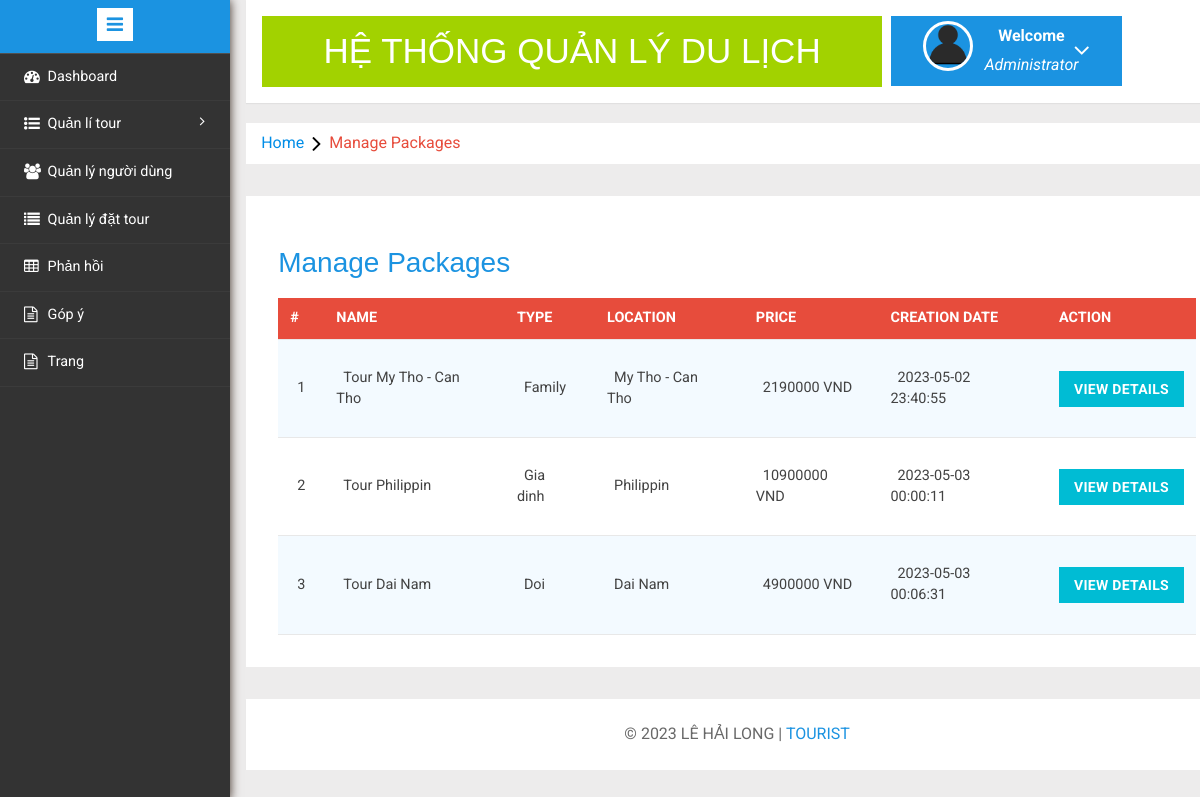
/tms/admin/manage-packages.php (signed in), run on the app's committed database.
### tables this page shows
CREATE TABLE `tbltourpackages` (
  `PackageId` int(11) NOT NULL,
  `PackageName` varchar(200) DEFAULT NULL,
  `PackageType` varchar(150) DEFAULT NULL,
  `PackageLocation` varchar(100) DEFAULT NULL,
  `PackagePrice` int(11) DEFAULT NULL,
  `PackageFetures` varchar(255) DEFAULT NULL,
  `PackageDetails` mediumtext DEFAULT NULL,
  `PackageImage` varchar(100) DEFAULT NULL,
  `Creationdate` timestamp NULL DEFAULT current_timestamp(),
  `UpdationDate` timestamp NULL DEFAULT NULL ON UPDATE current_timestamp()
);

### tms/admin/manage-packages.php (the view, shortened to what this page needs)
<?php
include('includes/config.php');
if(strlen($_SESSION['alogin'])==0)
	{
header('location:index.php');
}
else{
	?>
<!DOCTYPE HTML>
<html>
<head>
<link href="css/bootstrap.min.css" rel='stylesheet' type='text/css' />
<link href="css/style.css" rel='stylesheet' type='text/css' />
<link rel="stylesheet" href="css/morris.css" type="text/css"/>
<link href="css/font-awesome.css" rel="stylesheet">
<link rel="stylesheet" type="text/css" href="css/table-style.css" />
<link rel="stylesheet" type="text/css" href="css/basictable.css" />
<link rel="stylesheet" href="css/icon-font.min.css" type='text/css' />
</head>
<body>
   <div class="page-container">
<div class="left-content">
	   <div class="mother-grid-inner">
				<?php include('includes/header.php');?>
				</div>
<ol class="breadcrumb">
                <li class="breadcrumb-item"><a href="index.html">Home</a><i class="fa fa-angle-right"></i>Manage Packages</li>
            </ol>
<div class="agile-grids">
				<div class="agile-tables">
					<div class="w3l-table-info">
					  <h2>Manage Packages</h2>
					    <table id="table">
						<thead>
						  <tr>
						  <th>#</th>
							<th >Name</th>
							<th>Type</th>
							<th>Location</th>
							<th>Price</th>
							<th>Creation Date</th>
							<th>Action</th>
						  </tr>
						</thead>
						<tbody>
<?php $sql = "SELECT * from TblTourPackages";
$query = $dbh -> prepare($sql);
$query->execute();
$results=$query->fetchAll(PDO::FETCH_OBJ);
$cnt=1;
if($query->rowCount() > 0)
{
foreach($results as $result)
{				?>
						  <tr>
							<td><?php echo htmlentities($cnt);?></td>
							<td><?php echo htmlentities($result->PackageName);?></td>
							<td><?php echo htmlentities($result->PackageType);?></td>
							<td><?php echo htmlentities($result->PackageLocation);?></td>
							<td><?php echo htmlentities($result->PackagePrice);?> VND</td>
							<td><?php echo htmlentities($result->Creationdate);?></td>
							<td><a href="update-package.php?pid=<?php echo htmlentities($result->PackageId);?>"><button type="button" class="btn btn-primary btn-block">View Details</button></a></td>
						  </tr>
						 <?php $cnt=$cnt+1;} }?>
						</tbody>
					  </table>
					</div>
			</div>
<?php include('includes/footer.php');?>
</div>
</div>
						<?php include('includes/sidebarmenu.php');?>
							</div>
</body>
</html>
<?php } ?>

### tms/admin/css/table-style.css (style rules this page uses)
table { background: white; border-collapse: collapse; margin: 1.25em 0 0; width: 100%; }
table tr, table th, table td { border: none; border-bottom: 1px solid #e8e8e8; font-size: .95em; }
table th, table td { padding: 10px 12px; text-align: left; }
table th { background: #e74c3c; color: #fff; text-transform: uppercase; }
table tr td { background: #f3faff; color: #424242; }
table tr:nth-of-type(2n+2) td { background: #ffffff; }
table { width: 100%; }

### data on the page
tbltourpackages: PackageName "Tour My Tho - Can Tho", PackageType "Family", PackageLocation "My Tho - Can Tho", PackagePrice "2190000", Creationdate "2023-05-02 23:40:55"
tbltourpackages: PackageName "Tour Philippin", PackageType "Gia dinh", PackageLocation "Philippin", PackagePrice "10900000", Creationdate "2023-05-03 00:00:11"
tbltourpackages: PackageName "Tour Dai Nam", PackageType "Doi", PackageLocation "Dai Nam", PackagePrice "4900000", Creationdate "2023-05-03 00:06:31"
